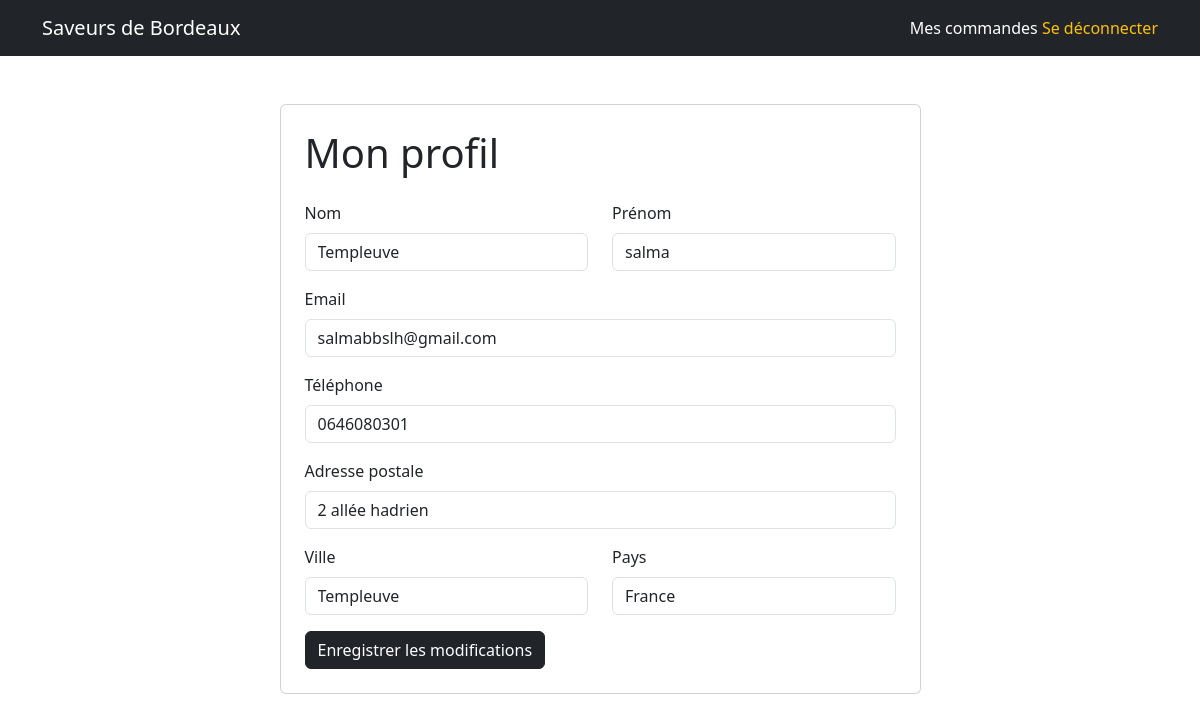
Screenshot of /pages/modifier-profil.php (signed in) with the database file from the repository.
### tables this page shows
CREATE TABLE `utilisateur` (
  `utilisateur_id` int NOT NULL,
  `email` varchar(50) DEFAULT NULL,
  `password` varchar(255) DEFAULT NULL,
  `nom` varchar(50) DEFAULT NULL,
  `prenom` varchar(50) DEFAULT NULL,
  `telephone` varchar(50) DEFAULT NULL,
  `ville` varchar(50) DEFAULT NULL,
  `pays` varchar(50) DEFAULT NULL,
  `adresse_postale` varchar(50) DEFAULT NULL,
  `role_id` int DEFAULT NULL,
  `reset_token` varchar(255) DEFAULT NULL,
  `reset_token_expire` datetime DEFAULT NULL,
  `actif` tinyint(1) NOT NULL DEFAULT '1'
);

### pages/modifier-profil.php (the view, shortened to what this page needs)
<?php
require_once '../php/config.php';
$utilisateur_id = $_SESSION['utilisateur_id'];
$stmt = $pdo->prepare("SELECT * FROM utilisateur WHERE utilisateur_id = ?");
$stmt->execute([$utilisateur_id]);
$utilisateur = $stmt->fetch(PDO::FETCH_ASSOC);
?>
<!DOCTYPE html>
<html lang="fr">
<head>
    <link href="https://cdn.jsdelivr.net/npm/bootstrap@5.3.0/dist/css/bootstrap.min.css" rel="stylesheet">
</head>
<body class="d-flex flex-column min-vh-100">
<nav class="navbar navbar-dark bg-dark">
  <div class="container">
    <a class="navbar-brand" href="index.php">Saveurs de Bordeaux</a>
    <div>
      <a class="nav-link d-inline text-white" href="dashboard-utilisateur.php">Mes commandes</a>
      <a class="nav-link d-inline text-warning" href="../php/deconnexion.php">Se déconnecter</a>
    </div>
  </div>
</nav>
<div class="container my-5 flex-grow-1">
  <div class="row justify-content-center">
    <div class="col-md-7">
      <div class="card p-4">
        <h1 class="mb-4">Mon profil</h1>
        <form action="../php/modifier-profil.php" method="POST">
          <div class="row">
            <div class="col-md-6 mb-3">
              <label class="form-label">Nom</label>
              <input type="text" name="nom" class="form-control" value="<?= htmlspecialchars($utilisateur['ville'] ?? '') ?>" required>
            </div>
            <div class="col-md-6 mb-3">
              <label class="form-label">Prénom</label>
              <input type="text" name="prenom" class="form-control" value="<?= htmlspecialchars($utilisateur['prenom'] ?? '') ?>" required>
            </div>
          </div>
          <div class="mb-3">
            <label class="form-label">Email</label>
            <input type="email" name="email" class="form-control" value="<?= htmlspecialchars($utilisateur['email'] ?? '') ?>" required>
          </div>
          <div class="mb-3">
            <label class="form-label">Téléphone</label>
            <input type="text" name="telephone" class="form-control" value="<?= htmlspecialchars($utilisateur['telephone'] ?? '') ?>">
          </div>
          <div class="mb-3">
            <label class="form-label">Adresse postale</label>
            <input type="text" name="adresse_postale" class="form-control" value="<?= htmlspecialchars($utilisateur['adresse_postale'] ?? '') ?>">
          </div>
          <div class="row">
            <div class="col-md-6 mb-3">
              <label class="form-label">Ville</label>
              <input type="text" name="ville" class="form-control" value="<?= htmlspecialchars($utilisateur['ville'] ?? '') ?>">
            </div>
            <div class="col-md-6 mb-3">
              <label class="form-label">Pays</label>
              <input type="text" name="pays" class="form-control" value="<?= htmlspecialchars($utilisateur['pays'] ?? '') ?>">
            </div>
          </div>
          <button type="submit" class="btn btn-dark">Enregistrer les modifications</button>
        </form>
      </div>
    </div>
  </div>
</div>
</body>
</html>

### rows the page displays
utilisateur: nom "Templeuve", prenom "salma", email "salmabbslh@gmail.com", telephone "0646080301", adresse_postale "2 allée hadrien", ville "Templeuve", pays "France"
